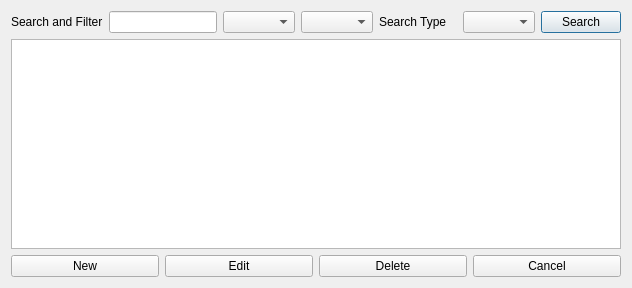
<?xml version="1.0" encoding="UTF-8"?>
<ui version="4.0">
 <class>SearchPlacements</class>
 <widget class="QDialog" name="SearchPlacements">
  <property name="geometry">
   <rect>
    <x>0</x>
    <y>0</y>
    <width>620</width>
    <height>288</height>
   </rect>
  </property>
  <property name="windowTitle">
   <string>Placement Search</string>
  </property>
  <layout class="QGridLayout" name="gridLayout">
   <item row="0" column="0">
    <layout class="QHBoxLayout" name="horizontalLayout">
     <item>
      <widget class="QLabel" name="labe_search">
       <property name="text">
        <string>Search and Filter</string>
       </property>
      </widget>
     </item>
     <item>
      <widget class="QLineEdit" name="lineEdit_search">
       <property name="sizePolicy">
        <sizepolicy hsizetype="Fixed" vsizetype="Fixed">
         <horstretch>0</horstretch>
         <verstretch>0</verstretch>
        </sizepolicy>
       </property>
       <property name="text">
        <string/>
       </property>
      </widget>
     </item>
     <item>
      <widget class="QComboBox" name="comboBox_phase_code"/>
     </item>
     <item>
      <widget class="QComboBox" name="comboBox_sec_type"/>
     </item>
     <item>
      <widget class="QLabel" name="label_sear_type">
       <property name="text">
        <string>Search Type   </string>
       </property>
      </widget>
     </item>
     <item>
      <widget class="QComboBox" name="comboBox_type"/>
     </item>
     <item>
      <widget class="QPushButton" name="pushButton_search">
       <property name="text">
        <string>Search</string>
       </property>
      </widget>
     </item>
    </layout>
   </item>
   <item row="1" column="0">
    <widget class="QTableView" name="tableView"/>
   </item>
   <item row="2" column="0">
    <layout class="QHBoxLayout" name="horizontalLayout_2">
     <item>
      <widget class="QPushButton" name="pushButton_new">
       <property name="text">
        <string>New</string>
       </property>
      </widget>
     </item>
     <item>
      <widget class="QPushButton" name="pushButton_edit">
       <property name="text">
        <string>Edit</string>
       </property>
      </widget>
     </item>
     <item>
      <widget class="QPushButton" name="pushButton_delete">
       <property name="text">
        <string>Delete</string>
       </property>
      </widget>
     </item>
     <item>
      <widget class="QPushButton" name="pushButton">
       <property name="text">
        <string>Cancel</string>
       </property>
      </widget>
     </item>
    </layout>
   </item>
  </layout>
 </widget>
 <resources/>
 <connections/>
</ui>
